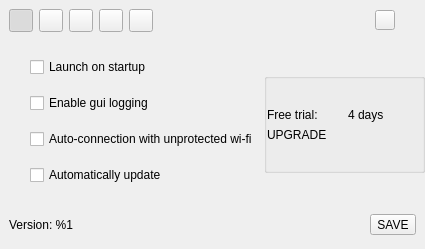
<?xml version="1.0" encoding="UTF-8"?>
<ui version="4.0">
 <class>Preferences</class>
 <widget class="QWidget" name="Preferences">
  <property name="geometry">
   <rect>
    <x>0</x>
    <y>0</y>
    <width>425</width>
    <height>249</height>
   </rect>
  </property>
  <property name="windowTitle">
   <string>Form</string>
  </property>
  <layout class="QGridLayout" name="gridLayout_2">
   <property name="leftMargin">
    <number>0</number>
   </property>
   <property name="topMargin">
    <number>0</number>
   </property>
   <property name="rightMargin">
    <number>0</number>
   </property>
   <property name="bottomMargin">
    <number>5</number>
   </property>
   <item row="1" column="0">
    <widget class="QFrame" name="frame">
     <layout class="QGridLayout" name="gridLayout">
      <property name="leftMargin">
       <number>30</number>
      </property>
      <property name="topMargin">
       <number>0</number>
      </property>
      <property name="rightMargin">
       <number>0</number>
      </property>
      <property name="bottomMargin">
       <number>0</number>
      </property>
      <property name="spacing">
       <number>0</number>
      </property>
      <item row="0" column="0">
       <widget class="QStackedWidget" name="stackedWidget">
        <property name="currentIndex">
         <number>0</number>
        </property>
        <widget class="QWidget" name="generalPage">
         <layout class="QGridLayout" name="gridLayout_3">
          <property name="leftMargin">
           <number>0</number>
          </property>
          <property name="topMargin">
           <number>0</number>
          </property>
          <property name="rightMargin">
           <number>0</number>
          </property>
          <property name="bottomMargin">
           <number>0</number>
          </property>
          <item row="0" column="0">
           <widget class="QWidget" name="widget" native="true">
            <layout class="QHBoxLayout" name="horizontalLayout_3">
             <property name="leftMargin">
              <number>0</number>
             </property>
             <property name="topMargin">
              <number>0</number>
             </property>
             <property name="rightMargin">
              <number>0</number>
             </property>
             <property name="bottomMargin">
              <number>0</number>
             </property>
             <item>
              <layout class="QVBoxLayout" name="verticalLayout">
               <item>
                <widget class="QCheckBox" name="launchOnStart">
                 <property name="focusPolicy">
                  <enum>Qt::NoFocus</enum>
                 </property>
                 <property name="text">
                  <string>Launch on startup</string>
                 </property>
                </widget>
               </item>
               <item>
                <widget class="QCheckBox" name="guiLogging">
                 <property name="text">
                  <string>Enable gui logging</string>
                 </property>
                </widget>
               </item>
               <item>
                <widget class="QCheckBox" name="autoUpdate">
                 <property name="focusPolicy">
                  <enum>Qt::NoFocus</enum>
                 </property>
                 <property name="text">
                  <string>Auto-connection with unprotected wi-fi</string>
                 </property>
                </widget>
               </item>
               <item>
                <widget class="QCheckBox" name="notification">
                 <property name="focusPolicy">
                  <enum>Qt::NoFocus</enum>
                 </property>
                 <property name="text">
                  <string>Automatically update</string>
                 </property>
                </widget>
               </item>
              </layout>
             </item>
             <item>
              <widget class="QGroupBox" name="groupBox">
               <property name="maximumSize">
                <size>
                 <width>16777215</width>
                 <height>100</height>
                </size>
               </property>
               <property name="title">
                <string/>
               </property>
               <layout class="QGridLayout" name="gridLayout_4">
                <property name="leftMargin">
                 <number>0</number>
                </property>
                <property name="topMargin">
                 <number>0</number>
                </property>
                <property name="rightMargin">
                 <number>0</number>
                </property>
                <property name="bottomMargin">
                 <number>0</number>
                </property>
                <item row="1" column="1">
                 <widget class="QLabel" name="daysTrial">
                  <property name="text">
                   <string>4 days</string>
                  </property>
                 </widget>
                </item>
                <item row="1" column="0">
                 <widget class="QLabel" name="freeTrial">
                  <property name="text">
                   <string>Free trial:</string>
                  </property>
                  <property name="alignment">
                   <set>Qt::AlignLeading|Qt::AlignLeft|Qt::AlignVCenter</set>
                  </property>
                 </widget>
                </item>
                <item row="0" column="0" colspan="2">
                 <spacer name="verticalSpacer_2">
                  <property name="orientation">
                   <enum>Qt::Vertical</enum>
                  </property>
                  <property name="sizeHint" stdset="0">
                   <size>
                    <width>0</width>
                    <height>0</height>
                   </size>
                  </property>
                 </spacer>
                </item>
                <item row="3" column="0">
                 <spacer name="verticalSpacer_3">
                  <property name="orientation">
                   <enum>Qt::Vertical</enum>
                  </property>
                  <property name="sizeHint" stdset="0">
                   <size>
                    <width>0</width>
                    <height>0</height>
                   </size>
                  </property>
                 </spacer>
                </item>
                <item row="2" column="0" colspan="2">
                 <widget class="QLabel" name="upgradeLabel">
                  <property name="text">
                   <string>UPGRADE</string>
                  </property>
                 </widget>
                </item>
               </layout>
              </widget>
             </item>
            </layout>
           </widget>
          </item>
         </layout>
        </widget>
        <widget class="QWidget" name="connectionPage">
         <layout class="QGridLayout" name="gridLayout_5">
          <property name="leftMargin">
           <number>0</number>
          </property>
          <property name="topMargin">
           <number>0</number>
          </property>
          <property name="rightMargin">
           <number>0</number>
          </property>
          <property name="bottomMargin">
           <number>0</number>
          </property>
          <item row="0" column="0">
           <widget class="QWidget" name="widget_2" native="true">
            <layout class="QGridLayout" name="gridLayout_6">
             <property name="leftMargin">
              <number>0</number>
             </property>
             <property name="topMargin">
              <number>0</number>
             </property>
             <property name="rightMargin">
              <number>0</number>
             </property>
             <property name="bottomMargin">
              <number>0</number>
             </property>
             <item row="0" column="0" colspan="2">
              <widget class="QLabel" name="label_5">
               <property name="text">
                <string>Auto - Connect to</string>
               </property>
              </widget>
             </item>
             <item row="1" column="1">
              <widget class="QLabel" name="label_6">
               <property name="text">
                <string>most recent location</string>
               </property>
              </widget>
             </item>
             <item row="1" column="0" rowspan="2">
              <widget class="QCheckBox" name="selectServerLocation">
               <property name="sizePolicy">
                <sizepolicy hsizetype="Expanding" vsizetype="Expanding">
                 <horstretch>0</horstretch>
                 <verstretch>0</verstretch>
                </sizepolicy>
               </property>
               <property name="maximumSize">
                <size>
                 <width>20</width>
                 <height>16777215</height>
                </size>
               </property>
               <property name="focusPolicy">
                <enum>Qt::NoFocus</enum>
               </property>
               <property name="text">
                <string/>
               </property>
              </widget>
             </item>
             <item row="2" column="1">
              <widget class="QLabel" name="label_7">
               <property name="text">
                <string>a server near you</string>
               </property>
              </widget>
             </item>
             <item row="0" column="2" rowspan="5">
              <layout class="QVBoxLayout" name="verticalLayout_2">
               <item>
                <widget class="QLabel" name="label_8">
                 <property name="text">
                  <string>Connection mode:</string>
                 </property>
                </widget>
               </item>
               <item>
                <widget class="QComboBox" name="connectionMode"/>
               </item>
               <item>
                <spacer name="verticalSpacer">
                 <property name="orientation">
                  <enum>Qt::Vertical</enum>
                 </property>
                 <property name="sizeHint" stdset="0">
                  <size>
                   <width>20</width>
                   <height>40</height>
                  </size>
                 </property>
                </spacer>
               </item>
              </layout>
             </item>
             <item row="3" column="0">
              <widget class="QCheckBox" name="unprotectedWifi">
               <property name="focusPolicy">
                <enum>Qt::NoFocus</enum>
               </property>
               <property name="text">
                <string/>
               </property>
              </widget>
             </item>
             <item row="3" column="1">
              <widget class="QLabel" name="unprotectedLabel">
               <property name="text">
                <string>With unprotected wi-fi</string>
               </property>
              </widget>
             </item>
            </layout>
           </widget>
          </item>
         </layout>
        </widget>
       </widget>
      </item>
     </layout>
    </widget>
   </item>
   <item row="0" column="0">
    <widget class="QFrame" name="headerFrame">
     <property name="frameShape">
      <enum>QFrame::NoFrame</enum>
     </property>
     <property name="frameShadow">
      <enum>QFrame::Raised</enum>
     </property>
     <property name="styleHint" stdset="0">
      <string>header</string>
     </property>
     <layout class="QHBoxLayout" name="horizontalLayout">
      <property name="rightMargin">
       <number>30</number>
      </property>
      <item>
       <widget class="QToolButton" name="general">
        <property name="text">
         <string/>
        </property>
        <property name="checkable">
         <bool>true</bool>
        </property>
        <property name="checked">
         <bool>true</bool>
        </property>
        <property name="styleHint" stdset="0">
         <string>tab</string>
        </property>
       </widget>
      </item>
      <item>
       <widget class="QToolButton" name="connection">
        <property name="text">
         <string/>
        </property>
        <property name="checkable">
         <bool>true</bool>
        </property>
        <property name="styleHint" stdset="0">
         <string>tab</string>
        </property>
       </widget>
      </item>
      <item>
       <widget class="QToolButton" name="blackList">
        <property name="text">
         <string/>
        </property>
        <property name="checkable">
         <bool>true</bool>
        </property>
        <property name="styleHint" stdset="0">
         <string>tab</string>
        </property>
       </widget>
      </item>
      <item>
       <widget class="QToolButton" name="wifi">
        <property name="text">
         <string/>
        </property>
        <property name="checkable">
         <bool>true</bool>
        </property>
        <property name="styleHint" stdset="0">
         <string>tab</string>
        </property>
       </widget>
      </item>
      <item>
       <widget class="QToolButton" name="account">
        <property name="text">
         <string/>
        </property>
        <property name="checkable">
         <bool>true</bool>
        </property>
        <property name="styleHint" stdset="0">
         <string>tab</string>
        </property>
       </widget>
      </item>
      <item>
       <spacer name="horizontalSpacer">
        <property name="orientation">
         <enum>Qt::Horizontal</enum>
        </property>
        <property name="sizeHint" stdset="0">
         <size>
          <width>40</width>
          <height>20</height>
         </size>
        </property>
       </spacer>
      </item>
      <item>
       <widget class="QToolButton" name="close">
        <property name="minimumSize">
         <size>
          <width>20</width>
          <height>20</height>
         </size>
        </property>
        <property name="maximumSize">
         <size>
          <width>20</width>
          <height>20</height>
         </size>
        </property>
        <property name="text">
         <string/>
        </property>
       </widget>
      </item>
     </layout>
    </widget>
   </item>
   <item row="2" column="0">
    <widget class="QWidget" name="horizontalWidget" native="true">
     <property name="minimumSize">
      <size>
       <width>0</width>
       <height>30</height>
      </size>
     </property>
     <layout class="QHBoxLayout" name="horizontalLayout_4">
      <item>
       <widget class="QLabel" name="versionLabel">
        <property name="text">
         <string>Version: %1</string>
        </property>
       </widget>
      </item>
      <item>
       <spacer name="horizontalSpacer_2">
        <property name="orientation">
         <enum>Qt::Horizontal</enum>
        </property>
        <property name="sizeHint" stdset="0">
         <size>
          <width>40</width>
          <height>20</height>
         </size>
        </property>
       </spacer>
      </item>
      <item>
       <widget class="QToolButton" name="save">
        <property name="text">
         <string>SAVE</string>
        </property>
       </widget>
      </item>
     </layout>
    </widget>
   </item>
  </layout>
 </widget>
 <resources/>
 <connections/>
</ui>
